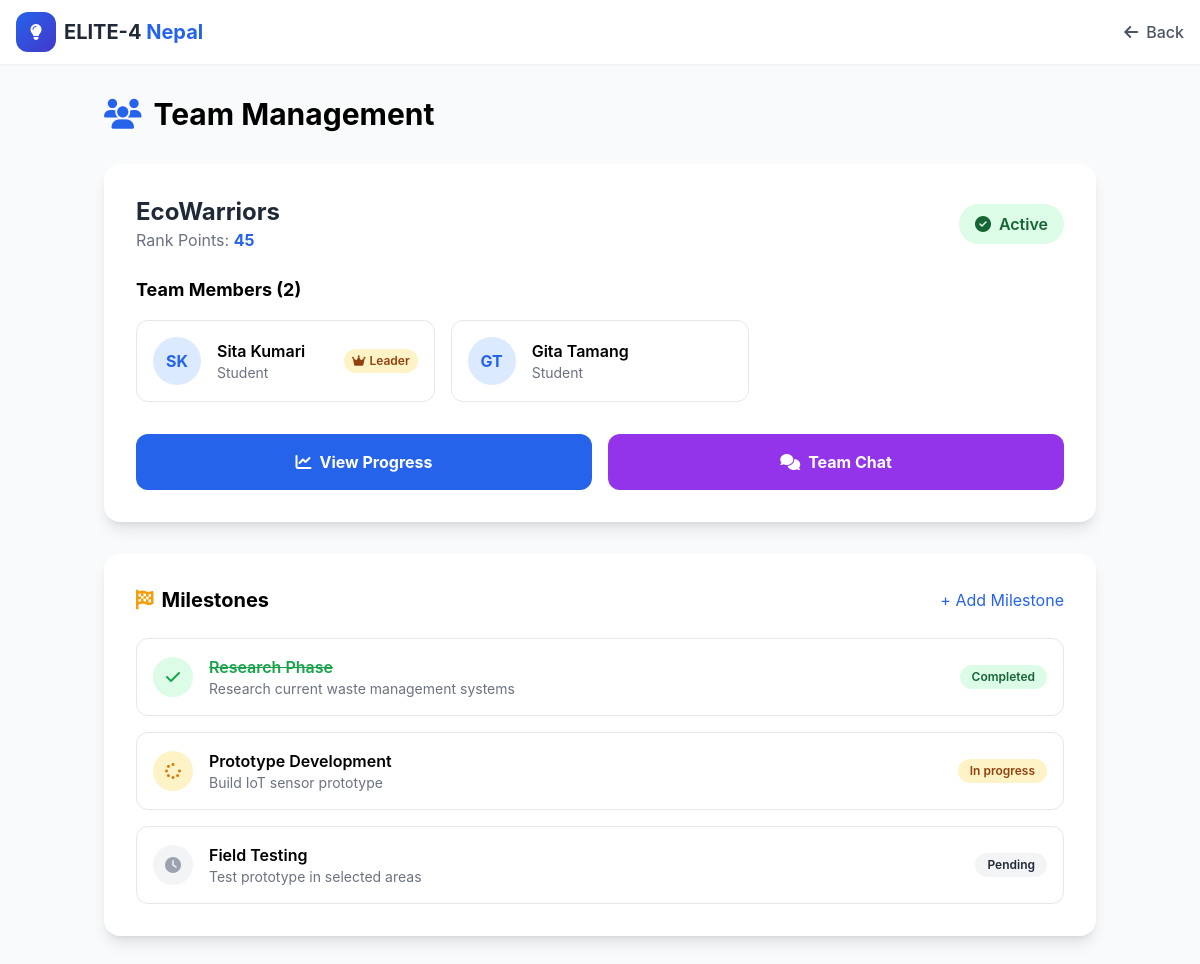
Screenshot of /team_formation.php (signed in) with the database file from the repository.
### tables this page shows
CREATE TABLE `teams` (
  `id` INT AUTO_INCREMENT PRIMARY KEY,
  `name` VARCHAR(100) NOT NULL,
  `description` TEXT DEFAULT NULL,
  `leader_id` INT NOT NULL,
  `is_public` TINYINT(1) DEFAULT 1,
  `required_skills` TEXT DEFAULT NULL,
  `problem_id` INT DEFAULT NULL,
  `mentor_id` INT DEFAULT NULL,
  `members` JSON DEFAULT NULL,
  `rank_points` INT DEFAULT 0,
  `status` ENUM('active', 'completed', 'archived', 'inactive') DEFAULT 'active',
  `gold_badge` TINYINT(1) DEFAULT 0,
  `projects_completed` INT DEFAULT 0,
  `last_progress_update` TIMESTAMP NULL DEFAULT NULL,
  `is_inactive` TINYINT(1) DEFAULT 0,
  `created_at` TIMESTAMP DEFAULT CURRENT_TIMESTAMP,
  FOREIGN KEY (`leader_id`) REFERENCES `users`(`id`) ON DELETE CASCADE,
  FOREIGN KEY (`mentor_id`) REFERENCES `users`(`id`) ON DELETE SET NULL
);

CREATE TABLE `users` (
  `id` INT AUTO_INCREMENT PRIMARY KEY,
  `name` VARCHAR(100) NOT NULL,
  `email` VARCHAR(100) UNIQUE NOT NULL,
  `phone` VARCHAR(20) DEFAULT NULL,
  `password` VARCHAR(255) NOT NULL,
  `role` ENUM('citizen', 'student', 'sponsor', 'mentor', 'admin', 'moderator') NOT NULL DEFAULT 'citizen',
  `bio` TEXT DEFAULT NULL,
  `skills` TEXT DEFAULT NULL,
  `profile_photo` VARCHAR(255) DEFAULT NULL,
  `date_of_birth` DATE DEFAULT NULL,
  `is_active` TINYINT(1) DEFAULT 1,
  `trust_score` INT DEFAULT 100,
  `projects_completed` INT DEFAULT 0,
  `created_at` TIMESTAMP DEFAULT CURRENT_TIMESTAMP,
  `updated_at` TIMESTAMP DEFAULT CURRENT_TIMESTAMP ON UPDATE CURRENT_TIMESTAMP
);

CREATE TABLE `team_milestones` (
  `id` INT AUTO_INCREMENT PRIMARY KEY,
  `team_id` INT NOT NULL,
  `title` VARCHAR(200) NOT NULL,
  `description` TEXT DEFAULT NULL,
  `status` ENUM('pending', 'in_progress', 'completed') DEFAULT 'pending',
  `due_date` DATE DEFAULT NULL,
  `completed_at` TIMESTAMP NULL DEFAULT NULL,
  `created_at` TIMESTAMP DEFAULT CURRENT_TIMESTAMP,
  FOREIGN KEY (`team_id`) REFERENCES `teams`(`id`) ON DELETE CASCADE
);

### config.php (called while the page is built, shortened)
<?php
$conn = new mysqli(DB_HOST, DB_USER, DB_PASS, DB_NAME);
$conn->set_charset("utf8mb4");
function e($string) {
    return htmlspecialchars($string ?? '', ENT_QUOTES, 'UTF-8');
}
function getCurrentUser() {
    if (isset($_SESSION['user_id'])) {
        return getUserById($_SESSION['user_id']);
    }
    return null;
}
function getUserById($id) {
    global $conn;
    $stmt = $conn->prepare("SELECT * FROM users WHERE id = ? AND is_active = 1");
    $stmt->bind_param("i", $id);
    $stmt->execute();
    return ($r = $stmt->get_result()) ? $r->fetch_assoc() : null;
}
function requireRole($roles) {
    $user = getCurrentUser();
}
function getInitials($name) {
    $words = explode(' ', $name ?? '');
    $initials = '';
    foreach (array_slice($words, 0, 2) as $word) {
        if (!empty($word)) {
            $initials .= strtoupper($word[0]);
        }
    }
    return $initials ?: '?';
}
function getUserTeam($userId) {
    global $conn;
    $stmt = $conn->prepare("SELECT * FROM teams WHERE leader_id = ? OR JSON_CONTAINS(members, JSON_ARRAY(?))");
    $membersJson = json_encode($userId);
    $stmt->bind_param("is", $userId, $membersJson);
    $stmt->execute();
    return ($r = $stmt->get_result()) ? $r->fetch_assoc() : null;
}
function getTeamMembers($team) {
    $memberIds = json_decode($team['members'] ?? '[]', true) ?: [];
    $members = [];
    foreach ($memberIds as $mid) {
        $user = getUserById($mid);
        if ($user) $members[] = $user;
    }
    return $members;
}
?>

### team_formation.php (the view, shortened to what this page needs)
<?php
require_once 'config.php';
requireRole('student');
$user = getCurrentUser();
global $conn;
$myTeam = getUserTeam($user['id']);
$teamMembers = $myTeam ? getTeamMembers($myTeam) : [];
$milestones = [];
if ($myTeam) {
    $stmt = $conn->prepare("SELECT * FROM team_milestones WHERE team_id = ? ORDER BY created_at ASC");
    if ($stmt !== false) {
        $stmt->bind_param("i", $myTeam['id']);
        $stmt->execute();
        $r = $stmt->get_result();
        $milestones = $r ? $r->fetch_all(MYSQLI_ASSOC) : [];
    }
}
?>
<!DOCTYPE html>
<html lang="en">
<head>
    <script src="https://cdn.tailwindcss.com"></script>
    <link rel="stylesheet" href="https://cdnjs.cloudflare.com/ajax/libs/font-awesome/6.5.1/css/all.min.css">
</head>
<body class="bg-gray-50">
    <nav class="bg-white shadow-sm sticky top-0 z-50">
        <div class="max-w-7xl mx-auto px-4">
            <div class="flex justify-between items-center h-16">
                <a href="index.php" class="flex items-center space-x-2">
                    <div class="w-10 h-10 bg-gradient-to-br from-blue-600 to-indigo-700 rounded-xl flex items-center justify-center">
                        <i class="fas fa-lightbulb text-white"></i>
                    </div>
                    <span class="font-bold text-xl text-gray-800">ELITE-4 <span class="text-blue-600">Nepal</span></span>
                </a>
                <a href="student_dashboard.php" class="text-gray-600 hover:text-blue-600 font-medium">
                    <i class="fas fa-arrow-left mr-2"></i>Back
                </a>
            </div>
        </div>
    </nav>
    <div class="max-w-5xl mx-auto px-4 py-8">
        <h1 class="text-3xl font-bold mb-8"><i class="fas fa-users mr-3 text-blue-600"></i>Team Management</h1>
        <?php if ($myTeam): ?>
        <div class="bg-white rounded-2xl shadow-lg p-8 mb-8">
            <div class="flex items-center justify-between mb-6">
                <div>
                    <h2 class="text-2xl font-bold text-gray-800"><?= e($myTeam['name']) ?></h2>
                    <p class="text-gray-500">Rank Points: <span class="text-blue-600 font-bold"><?= $myTeam['rank_points'] ?? 0 ?></span></p>
                </div>
                <span class="px-4 py-2 rounded-full bg-green-100 text-green-800 font-semibold">
                    <i class="fas fa-check-circle mr-2"></i>Active
                </span>
            </div>
            <h3 class="font-bold text-lg mb-4">Team Members (<?= count($teamMembers) ?>)</h3>
            <div class="grid md:grid-cols-2 lg:grid-cols-3 gap-4 mb-8">
                <?php foreach ($teamMembers as $member): ?>
                <div class="border border-gray-200 rounded-xl p-4 flex items-center gap-4">
                    <div class="w-12 h-12 bg-blue-100 rounded-full flex items-center justify-center">
                        <span class="font-bold text-blue-600"><?= getInitials($member['name']) ?></span>
                    </div>
                    <div class="flex-1">
                        <p class="font-semibold"><?= e($member['name']) ?></p>
                        <p class="text-sm text-gray-500"><?= ucfirst(e($member['role'])) ?></p>
                    </div>
                    <?php if ($member['id'] === $myTeam['leader_id']): ?>
                    <span class="px-2 py-1 bg-amber-100 text-amber-800 rounded-full text-xs font-semibold">
                        <i class="fas fa-crown mr-1"></i>Leader
                    </span>
                    <?php endif; ?>
                </div>
                <?php endforeach; ?>
            </div>
            <div class="flex gap-4">
                <a href="team_progress.php?team_id=<?= $myTeam['id'] ?>" class="flex-1 bg-blue-600 hover:bg-blue-700 text-white font-bold py-4 rounded-xl text-center transition-all">
                    <i class="fas fa-chart-line mr-2"></i>View Progress
                </a>
                <a href="chat.php?team_id=<?= $myTeam['id'] ?>" class="flex-1 bg-purple-600 hover:bg-purple-700 text-white font-bold py-4 rounded-xl text-center transition-all">
                    <i class="fas fa-comments mr-2"></i>Team Chat
                </a>
            </div>
        </div>
        <div class="bg-white rounded-2xl shadow-lg p-8">
            <div class="flex justify-between items-center mb-6">
                <h3 class="text-xl font-bold"><i class="fas fa-flag-checkered mr-2 text-amber-500"></i>Milestones</h3>
                <a href="team_progress.php?team_id=<?= $myTeam['id'] ?>" class="text-blue-600 hover:underline">+ Add Milestone</a>
            </div>
            <?php if (empty($milestones)): ?>
            <div class="text-center py-8 text-gray-500">
                <i class="fas fa-flag text-4xl mb-4 text-gray-300"></i>
                <p>No milestones yet.</p>
            </div>
            <?php else: ?>
            <div class="space-y-4">
                <?php foreach ($milestones as $ms): ?>
                <div class="flex items-center gap-4 p-4 border rounded-xl">
                    <div class="w-10 h-10 rounded-full flex items-center justify-center <?= $ms['status'] === 'completed' ? 'bg-green-100' : ($ms['status'] === 'in_progress' ? 'bg-amber-100' : 'bg-gray-100') ?>">
                        <?php if ($ms['status'] === 'completed'): ?><i class="fas fa-check text-green-600"></i>
                        <?php elseif ($ms['status'] === 'in_progress'): ?><i class="fas fa-spinner text-amber-600"></i>
                        <?php else: ?><i class="fas fa-clock text-gray-400"></i><?php endif; ?>
                    </div>
                    <div class="flex-1">
                        <p class="font-semibold <?= $ms['status'] === 'completed' ? 'text-green-600 line-through' : '' ?>"><?= e($ms['title']) ?></p>
                        <?php if ($ms['description']): ?><p class="text-sm text-gray-500"><?= e($ms['description']) ?></p><?php endif; ?>
                    </div>
                    <span class="px-3 py-1 rounded-full text-xs font-semibold <?= $ms['status'] === 'completed' ? 'bg-green-100 text-green-800' : ($ms['status'] === 'in_progress' ? 'bg-amber-100 text-amber-800' : 'bg-gray-100 text-gray-800') ?>">
                        <?= ucfirst(str_replace('_', ' ', e($ms['status']))) ?>
                    </span>
                </div>
                <?php endforeach; ?>
            </div>
            <?php endif; ?>
        </div>
        <?php endif; ?>
    </div>
</body>
</html>

### team_formation.php (style rules this page uses)
body { font-family: 'Inter', sans-serif; }

### rows the page displays
teams: name "EcoWarriors", rank_points "45"
users: name "SK", name "Sita Kumari", role "Student", shows "Leader"
users: name "GT", name "Gita Tamang", role "Student"
team_milestones: title "Research Phase", description "Research current waste management systems", status "Completed"
team_milestones: title "Prototype Development", description "Build IoT sensor prototype", status "In progress"
team_milestones: title "Field Testing", description "Test prototype in selected areas", status "Pending"

### other values shown
count($teamMembers) "2"
